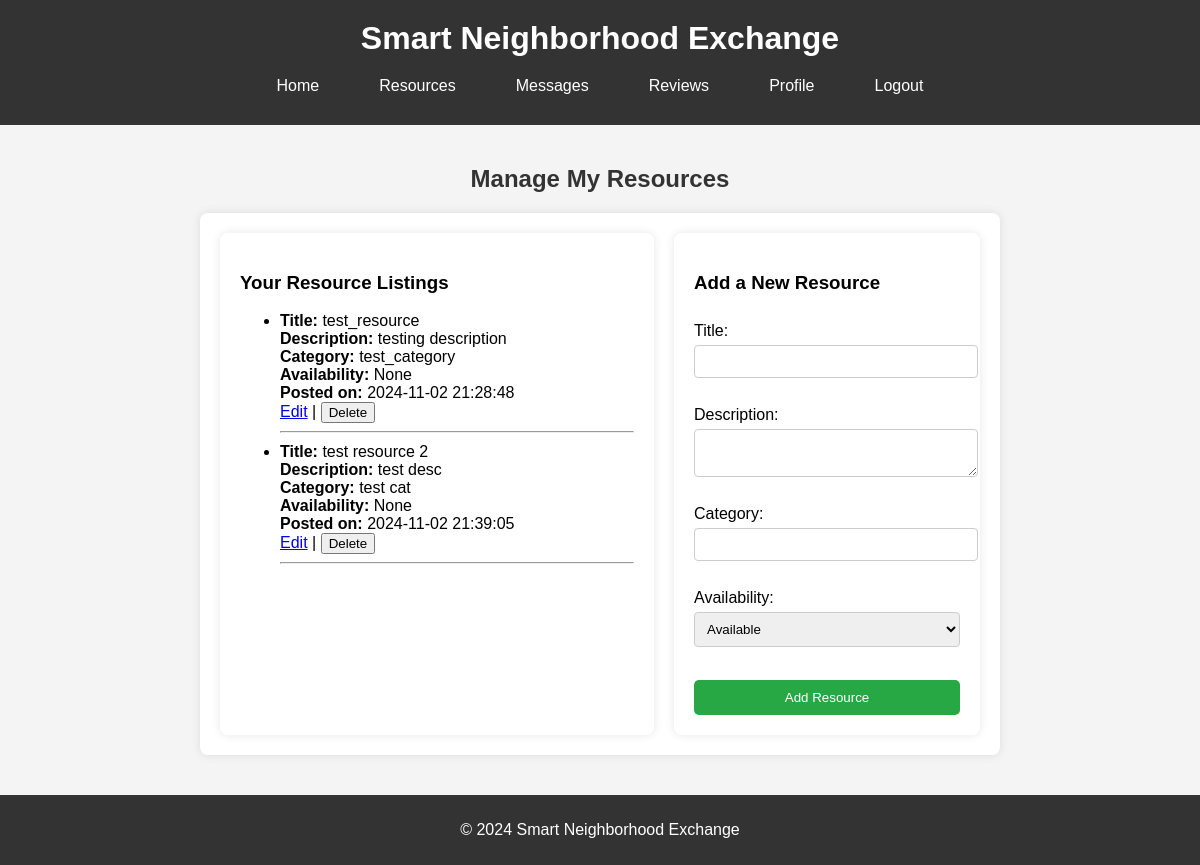
The page /my_resources (signed in) on the database as committed earlier.
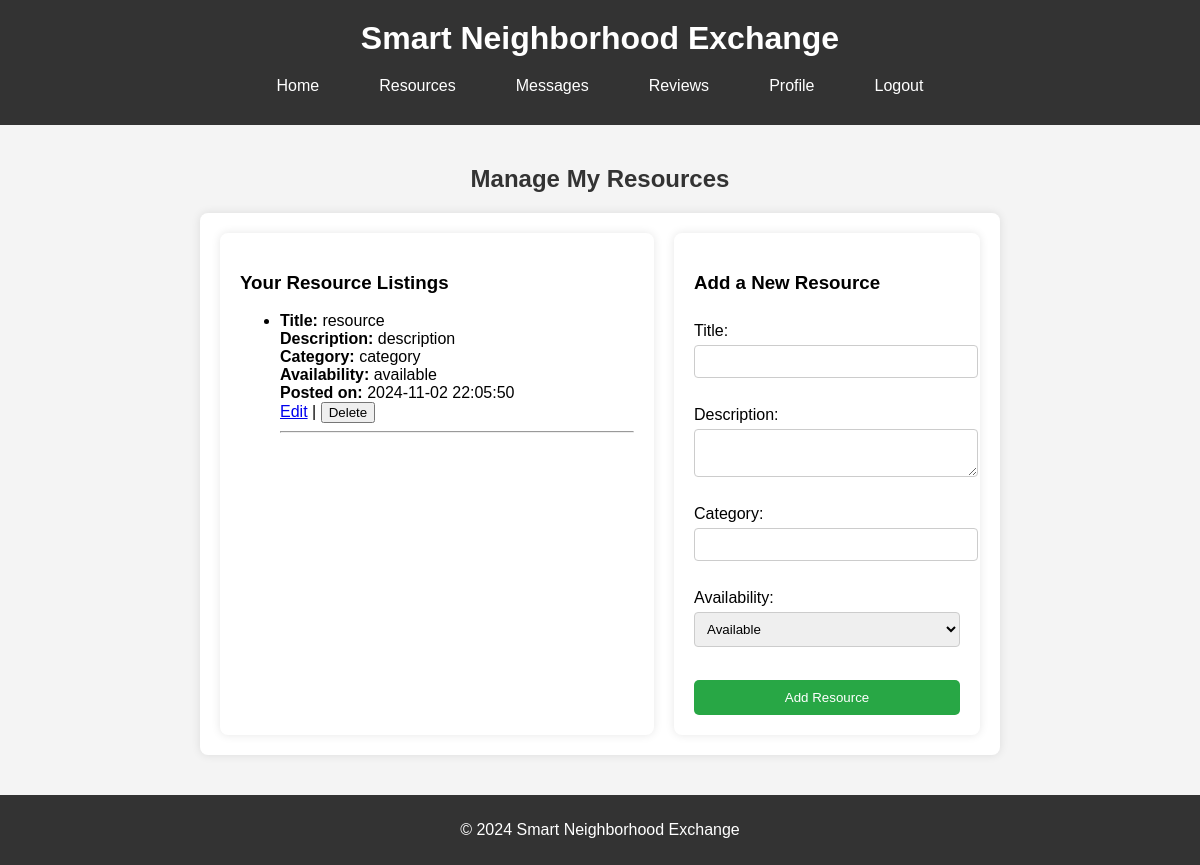
The same page on the database as committed later.
### tables this page shows
CREATE TABLE Resources (
    resource_id INTEGER PRIMARY KEY AUTOINCREMENT,
    user_id INTEGER,
    title TEXT NOT NULL,
    description TEXT,
    images TEXT,
    category TEXT,
    availability TEXT,
    date_posted TEXT NOT NULL,
    FOREIGN KEY (user_id) REFERENCES Users(user_id)
);

### app.py (the view, shortened to what this page needs)
@app.route('/my_resources', methods=['GET', 'POST'])
def my_resources():
    if 'user_id' not in session:
        flash('Please log in to access your resources', 'error')
        return redirect(url_for('login'))
    conn = get_db_connection()
    my_resources = conn.execute('''
        SELECT * FROM Resources WHERE user_id = ?
    ''', (session['user_id'],)).fetchall()
    conn.close()
    return render_template('my_resources.html', resources=my_resources)

### app.py (called while the page is built)
def get_db_connection():
    conn = sqlite3.connect('exchange.db')
    conn.row_factory = sqlite3.Row
    return conn

### templates/my_resources.html (shortened to what this page needs)
{% extends 'layout.html' %}
{% block content_title %}Manage My Resources{% endblock %}
{% block content %}
    <div class="resources-container">
        <div class="resource-list">
            <h3>Your Resource Listings</h3>
            <ul>
                {% for resource in resources %}
                    <li>
                        <strong>Title:</strong> {{ resource['title'] }}<br>
                        <strong>Description:</strong> {{ resource['description'] }}<br>
                        <strong>Category:</strong> {{ resource['category'] }}<br>
                        <strong>Availability:</strong> {{ resource['availability'] }}<br>
                        <strong>Posted on:</strong> {{ resource['date_posted'] }}<br>
                        <a href="{{ url_for('edit_resource', resource_id=resource['resource_id']) }}">Edit</a> |
                        <form method="POST" action="{{ url_for('delete_resource', resource_id=resource['resource_id']) }}" style="display:inline;">
                            <button type="submit" onclick="return confirm('Are you sure you want to delete this resource?');">Delete</button>
                        </form>
                    </li>
                    <hr>
                {% endfor %}
            </ul>
        </div>
        <div class="add-resource-form">
            <h3>Add a New Resource</h3>
            <form method="POST" action="{{ url_for('my_resources') }}">
                <label for="title">Title:</label>
                <input type="text" name="title" required><br>
                <label for="description">Description:</label>
                <textarea name="description"></textarea><br>
                <label for="category">Category:</label>
                <input type="text" name="category" required><br>
                <label for="availability">Availability:</label>
                <select name="availability">
                    <option value="available" selected>Available</option>
                </select><br>
                <input type="submit" value="Add Resource">
            </form>
        </div>
    </div>
{% endblock %}

### templates/layout.html (shortened to what this page needs)
<!DOCTYPE html>
<html lang="en">
<head>
    <link rel="stylesheet" href="{{ url_for('static', filename='style.css') }}">
</head>
<body>
    <header>
        <h1>Smart Neighborhood Exchange</h1>
        <nav>
            <ul class="navbar">
                <li><a href="{{ url_for('index') }}">Home</a></li>
                <li><a href="{{ url_for('resources') }}">Resources</a></li>
                <li><a href="{{ url_for('messages') }}">Messages</a></li>
                <li><a href="{{ url_for('reviews') }}">Reviews</a></li>
                {% if session.get('user_id') %}
                    <li><a href="{{ url_for('profile') }}">Profile</a></li>
                    <li><a href="{{ url_for('logout') }}">Logout</a></li>
                {% else %}
                    <li><a href="{{ url_for('login') }}">Login</a></li>
                    <li><a href="{{ url_for('index') }}">Register</a></li>
                {% endif %}
            </ul>
        </nav>
    </header>
    <main>
        <h2>{% block content_title %}{% endblock %}</h2>
        <section>
            {% block content %}{% endblock %}
        </section>
    </main>
    <footer>
        <p>&copy; 2024 Smart Neighborhood Exchange</p>
    </footer>
</body>
</html>

### static/style.css (style rules this page uses)
body { font-family: Arial, sans-serif; margin: 0; padding: 0; background-color: #f4f4f4; }
header { background-color: #333; color: #fff; padding: 20px 0; text-align: center; }
h1 { margin: 0; }
nav { margin-top: 10px; }
.navbar { list-style-type: none; padding: 0; margin: 0; display: flex; justify-content: center; background-color: #333; }
.navbar li { margin: 0 15px; }
.navbar li a { color: #fff; text-decoration: none; padding: 10px 15px; display: block; }
main { padding: 20px; max-width: 800px; margin: 0 auto; }
h2 { color: #333; text-align: center; }
section { background-color: #fff; padding: 20px; border-radius: 8px; box-shadow: 0px 0px 10px rgba(0, 0, 0, 0.1); }
footer { background-color: #333; color: #fff; text-align: center; padding: 10px 0; position: relative; bottom: 0; width: 100%; margin-top: 20px; }
form { display: flex; flex-direction: column; max-width: 400px; margin: 0 auto; }
label { margin-top: 10px; }
input, textarea { padding: 8px; margin-top: 5px; border-radius: 4px; border: 1px solid #ccc; }
input[type="submit"] { margin-top: 15px; background-color: #28a745; color: white; border: none; padding: 10px; cursor: pointer; border-radius: 5px; }
.resources-container { display: flex; flex-wrap: wrap; gap: 20px; }
.resource-list { flex: 1; min-width: 250px; max-width: 60%; background-color: #fff; padding: 20px; border-radius: 8px; box-shadow: 0px 0px 10px rgba(0, 0, 0, 0.1); }
.add-resource-form { flex: 1; min-width: 250px; max-width: 35%; background-color: #fff; padding: 20px; border-radius: 8px; box-shadow: 0px 0px 10px rgba(0, 0, 0, 0.1); }
.add-resource-form form label, .resource-list ul li { margin-top: 10px; }
.add-resource-form input, .add-resource-form textarea, .add-resource-form select { width: 100%; padding: 8px; margin-top: 5px; border-radius: 4px; border: 1px solid #ccc; }
.add-resource-form input[type="submit"] { background-color: #28a745; color: white; padding: 10px; border: none; border-radius: 5px; cursor: pointer; margin-top: 15px; }

Rows that differ between the two databases and show on the page:
removed Resources: title "test_resource", description "testing description", category "test_category", availability "None", date_posted "2024-11-02 21:28:48"
removed Resources: title "test resource 2", description "test desc", category "test cat", availability "None", date_posted "2024-11-02 21:39:05"
added Resources: title "resource", description "description", category "category", availability "available", date_posted "2024-11-02 22:05:50"
